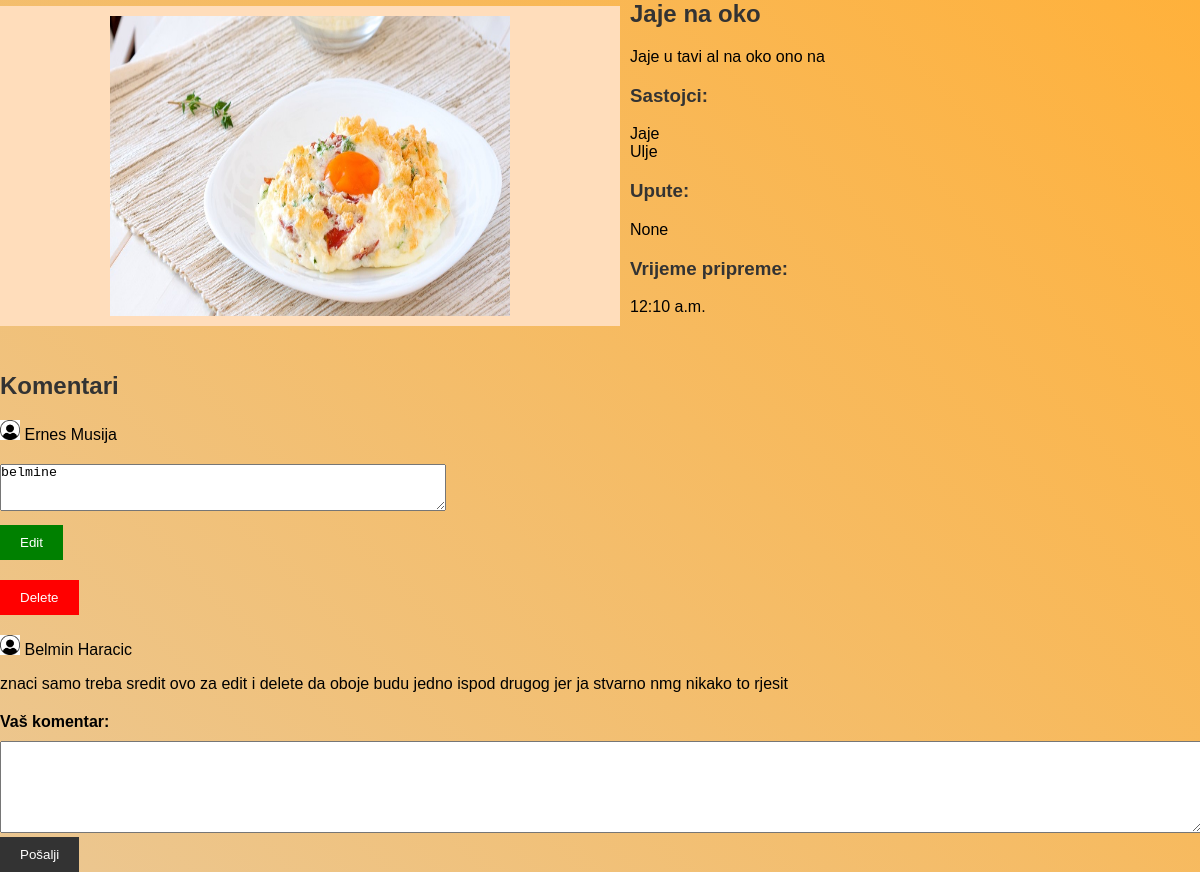
The app's page /prikazi_recept/1 (signed in) with its own data.
### ReceptiApp/models.py (models this page shows, shortened)
class Recept(models.Model):
    naziv = models.CharField(max_length=100)
    opis = models.CharField(max_length=500)
    uputa = models.CharField(max_length=1000, blank=True, null=True)
    vrijeme_pripreme = models.TimeField(blank=True, null=True)
    sastojci = models.ManyToManyField(Sastojak, through='SastojakRecept')
    slika = models.ImageField(blank=True, null=True, upload_to='images')

class Sastojak(models.Model):
    naziv = models.CharField(max_length=100)
    voce = 'V'
    povrce = 'P'
    meso = 'M'
    zitarice = 'Z'
    mlijecni_jaja = 'L'
    bilje_zacini = 'B'
    ostali = 'O'
    ulje_mast = 'U'
    tipovi = [
        (voce, 'Voce'),
        (povrce, 'Povrce'),
        (meso, 'Meso'),
        (zitarice, 'Zitarice'),
        (mlijecni_jaja, 'Mlijeko i jaja'),
        (bilje_zacini, 'Biljni i zacini'),
        (ulje_mast, 'Ulje i masti'),
        (ostali, 'Ostali'),
    ]
    tip = models.CharField(max_length=1, choices=tipovi, default=ostali)

class Komentar(models.Model):
    tekst = models.CharField(max_length=500)
    recept = models.ForeignKey(Recept, on_delete=models.CASCADE)
    user = models.ForeignKey(MyUser, on_delete=models.CASCADE)
    vrijeme = models.DateTimeField(auto_now_add=True)

class MyUser(AbstractBaseUser, PermissionsMixin):
    username = models.CharField(max_length=25, unique=True)
    password = models.CharField(max_length=250)
    email = models.EmailField(max_length=80, unique=True)
    name = models.CharField(max_length=25)
    surname = models.CharField(max_length=25)
    phone = models.CharField(max_length=15, blank=True)
    date_of_birth = models.DateField(blank=True, null=True)
    is_staff = models.BooleanField(default=False)
    is_active = models.BooleanField(default=False)
    objects = Manager()
    USERNAME_FIELD = 'email'
    REQUIRED_FIELDS = ['username', 'name', 'surname']

### ReceptiApp/views.py (the view)
# urls.py: path('prikazi_recept/<int:recept_id>', views.prikazi_recept, name="prikazi_recept"),
def prikazi_recept(request, recept_id):
    recept = Recept.objects.get(id=recept_id)
    if request.method == 'POST':
        komentar = request.POST['komentar']
        novi_komentar = Komentar.objects.create(tekst=komentar, user=request.user, recept=recept)
        novi_komentar.save()
        return redirect('prikazi_recept', recept_id=recept_id)
    komentari = Komentar.objects.filter(recept_id=recept_id)
    context = {
        'recept': recept,
        'komentari': komentari,
    }
    return render(request, 'prikazi_recept.html', context)

### templates/prikazi_recept.html (shortened to what this page needs)
{% load static %}
<!DOCTYPE html>
<html lang="en">
<head>
  <link rel="stylesheet" href="{% static 'prikazi_recept.css' %}">
</head>
<body>
  <div class="recipe-container">
    <div class="recipe-image">
      <img src="{{ recept.slika.url }}" alt="{{ recept.naziv }}">
    </div>
    <div class="recipe-info">
      <h2>{{ recept.naziv }}</h2>
      <p>{{ recept.opis }}</p>
      <h3>Sastojci:</h3>
      <ul>
        {% for sastojak in recept.sastojci.all %}
        <li>{{ sastojak.naziv }}</li>
        {% endfor %}
      </ul>
      <h3>Upute:</h3>
      <p>{{ recept.uputa }}</p>
      <h3>Vrijeme pripreme:</h3>
      <p>{{ recept.vrijeme_pripreme }}</p>
    </div>
  </div>
 <div class="comments-section">
    <h2>Komentari</h2>
   {% for komentar in komentari %}
    <div class="comment">
        <div class="user-info">
            <img class="user-icon" src="{% static 'slike/user_icon.png' %}" alt="User Icon">
            <span class="user-name">{{ komentar.user.name }} {{komentar.user.surname}}</span>
        </div>
         {% if user.is_authenticated and user == komentar.user %}
         <div class="comment-actions">
          <form action="{% url 'edit_komentar' komentar.id %}" method="POST">
            <div class="edit-comment-section">
              <textarea class="edit-comment-input" name="new_text" rows="3">{{ komentar.tekst }}</textarea>
              <button class="edit-btn" type="submit">Edit</button>
            </div>
          </form>
          <form action="{% url 'izbrisi_komentar' komentar.id %}" method="POST">
            <button class="delete-btn" type="submit">Delete</button>
          </form>
        </div>
        {% else %}
        <p>{{ komentar.tekst }}</p>
        {% endif %}
    </div>
    {% endfor %}
</div>
    <form action="" method="POST">
      <label for="message">Vaš komentar:</label>
      <textarea id="message" name="komentar" rows="6" required></textarea>
      <button type="submit">Pošalji</button>
    </form>
</body>
</html>

### static/prikazi_recept.css (style rules this page uses)
body { font-family: Arial, sans-serif; margin: 0; padding: 0; background: linear-gradient(45deg, #ebc792, #ffb13b); }
h2, h3 { color: #333333; }
.recipe-container { display: flex; align-items: center; }
.recipe-image { flex: 0 0 50%; }
.user-icon { width: 20px; height: 20px; }
.recipe-image img { max-width: 100%; height: auto; }
.recipe-info { flex: 0 0 50%; padding-left: 10px; }
.recipe-info h2 { font-size: 24px; margin-top: 0; }
.recipe-info p { margin-top: 0; }
.recipe-info ul { list-style: none; padding: 0; }
.comments-section { margin-top: 40px; }
.comments-section h2 { font-size: 24px; }
.comment { background-color: linear-gradient(45deg, #ebc792, #ffb13b); padding: 0; margin-bottom: 10px; }
.comment-actions form { margin-right: 10px; display: inline-block; }
.comment-actions { display: flex; flex-direction: column; align-items: flex-start; }
.comment-actions .delete-btn { background-color: red; display: block; margin-bottom: 10px; color: white; }
.comment-actions .edit-btn { background-color: green; color: white; margin-right: 200px; margin-right: 200px; margin-top: 10px; }
form { margin-top: 20px; }
label { display: block; margin-bottom: 10px; font-weight: bold; }
textarea { width: 100%; padding: 0px; resize: vertical; }
button[type="submit"] { background-color: #333333; color: #ffffff; padding: 10px 20px; border: none; cursor: pointer; }
.recipe-image { flex: 0 0 50%; background-color: #FFDDBB; padding: 10px; display: flex; justify-content: center; align-items: center; }
.recipe-image img { max-width: 100%; height: auto; width: 400px; height: 300px; }

### records on screen
Recept: slika (picture), naziv "Jaje na oko", opis "Jaje u tavi al na oko ono na", uputa "None", vrijeme_pripreme "12:10 a.m."
Sastojak: naziv "Jaje"
Sastojak: naziv "Ulje"
Komentar: user.name "Ernes", user.surname "Musija", new_text "belmine"
Komentar: user.name "Belmin", user.surname "Haracic", tekst "znaci samo treba sredit ovo za edit i delete da oboje budu jedno ispod drugog jer ja stvarno nmg nikako to rjesit"
